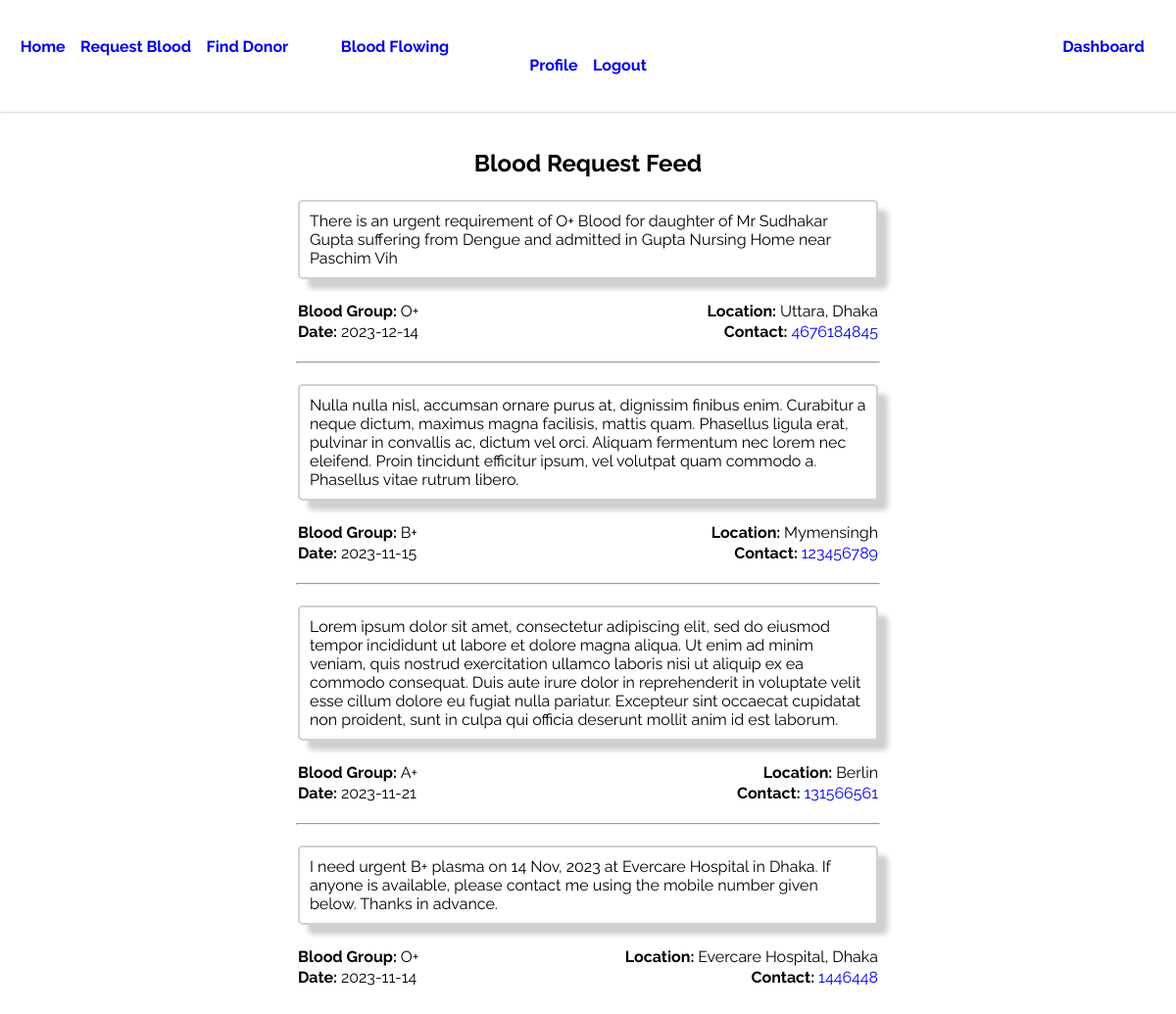
/views/recipientPanel.php (signed in), run on the app's committed database.
### tables this page shows
CREATE TABLE `requestBlood` (
  `id` int(11) NOT NULL,
  `bloodGroup` varchar(255) NOT NULL,
  `location` varchar(255) NOT NULL,
  `date` varchar(255) NOT NULL,
  `mobileNumber` varchar(255) NOT NULL,
  `comment` varchar(500) NOT NULL,
  `owner` varchar(255) NOT NULL
);

### models/requestBloodModel.php (called while the page is built, shortened)
<?php
    function viewRequestBlood($user) {
        $con = getConnection();
        if ($user == 'all') {
            $sql = "select * from requestBlood order by id desc";
        } else {
            $sql = "select * from requestBlood where owner = '{$user}' order by id desc";
        }
        $result = mysqli_query($con, $sql);
        $requestBlood = [];
        while($request = mysqli_fetch_assoc($result)){
            array_push($requestBlood, $request);
        }
        return $requestBlood;
    }
?>

### views/recipientPanel.php (the view, shortened to what this page needs)
<?php
    include_once '../models/requestBloodModel.php';
    $requestBlood = viewRequestBlood('all');
?>
<!DOCTYPE html>
<html lang="en">
<head>
</head>
<body>
    <?php include_once 'header.php';?>
    <br /><br />
    <h2 style="text-align:center">Blood Request Feed</h2>
    <section class="whitespace scroll-container">
      <br />
      <table border="0" width="100%">
        <tr>
          <td width="25%">&nbsp;</td>
          <td>
          <?php for($i = 0; $i < count($requestBlood); $i++) { ?>
            <table border="0" width="100%">
                <tr>
                    <td class="comment" colspan="2"><?=$requestBlood[$i]['comment']?></td>
                </tr>
                <tr>
                    <td>
                        <br />
                    </td>
                </tr>
                <tr>
                    <td><b>Blood Group: </b><?=$requestBlood[$i]['bloodGroup']?></td>
                    <td style="text-align: right;"><b>Location: </b><?=$requestBlood[$i]['location']?></td>
                </tr>
                <tr>
                    <td><b>Date: </b><?=$requestBlood[$i]['date']?></td>
                    <td style="text-align: right;"><b>Contact: </b><a href="tel:<?=$requestBlood[$i]['mobileNumber']?>"><?=$requestBlood[$i]['mobileNumber']?></a></td>
                </tr>
            </table>
            <br />
            <hr />
            <br />
            <?php } ?>
        </td>
          <td width="25%">&nbsp;</td>
        </tr>
      </table>
    </section>
</body>
</html>

### assets/css/style.css (style rules this page uses)
* { margin: 0; padding: 0; box-sizing: border-box; font-family: "Raleway", sans-serif; text-decoration: none; }
.whitespace { height: 70vh; }
.scroll-container { overflow: auto; scrollbar-width: thin; scrollbar-color: #555555 #f1f1f1; }
.comment { border: 2px solid #d0d0d0; padding: 10px; border-radius: 5px; box-shadow: 10px 10px 5px #d0d0d0; }
body { margin: 0; padding: 0; }

### data on the page
requestblood: comment "There is an urgent requirement of O+ Blood for daughter of Mr Sudhakar Gupta suffering from Dengue and admitted in Gupta Nursing Home near Paschim Vih", bloodGroup "O+", location "Uttara, Dhaka", date "2023-12-14", mobileNumber "4676184845"
requestblood: comment "Nulla nulla nisl, accumsan ornare purus at, dignissim finibus enim. Curabitur a neque dictum, maximus magna facilisis, mattis quam. Phasellus ligula erat, pulvinar in convallis ac, dictum vel orci. Aliquam fermentum nec lorem nec eleifend. Proin tincidunt efficitur ipsum, vel volutpat quam commodo a. Phasellus vitae rutrum libero.", bloodGroup "B+", location "Mymensingh", date "2023-11-15", mobileNumber "123456789"
requestblood: comment "Lorem ipsum dolor sit amet, consectetur adipiscing elit, sed do eiusmod tempor incididunt ut labore et dolore magna aliqua. Ut enim ad minim veniam, quis nostrud exercitation ullamco laboris nisi ut aliquip ex ea commodo consequat. Duis aute irure dolor in reprehenderit in voluptate velit esse cillum dolore eu fugiat nulla pariatur. Excepteur sint occaecat cupidatat non proident, sunt in culpa qui officia deserunt mollit anim id est laborum.", bloodGroup "A+", location "Berlin", date "2023-11-21", mobileNumber "131566561"
requestblood: comment "I need urgent B+ plasma on 14 Nov, 2023 at Evercare Hospital in Dhaka. If anyone is available, please contact me using the mobile number given below. Thanks in advance.", bloodGroup "O+", location "Evercare Hospital, Dhaka", date "2023-11-14", mobileNumber "1446448"
